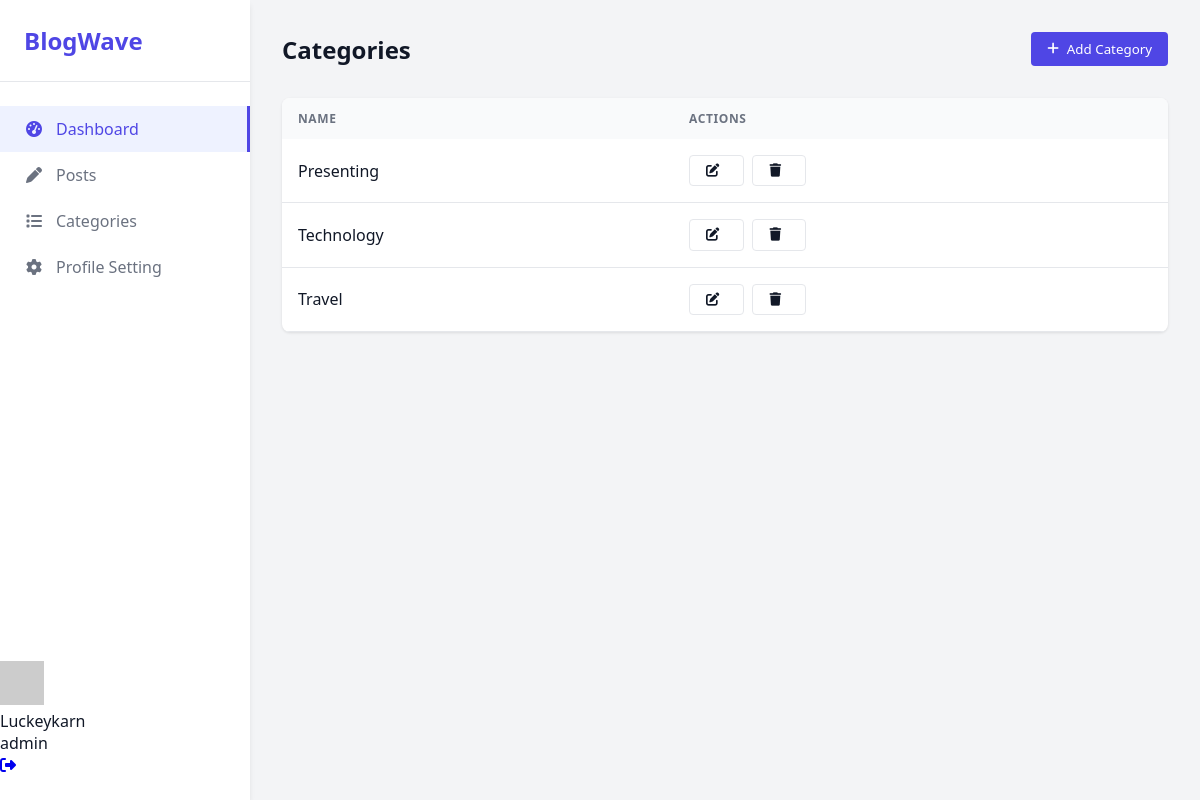
The page /adminpanel/categories/ (signed in) on the database as committed earlier.
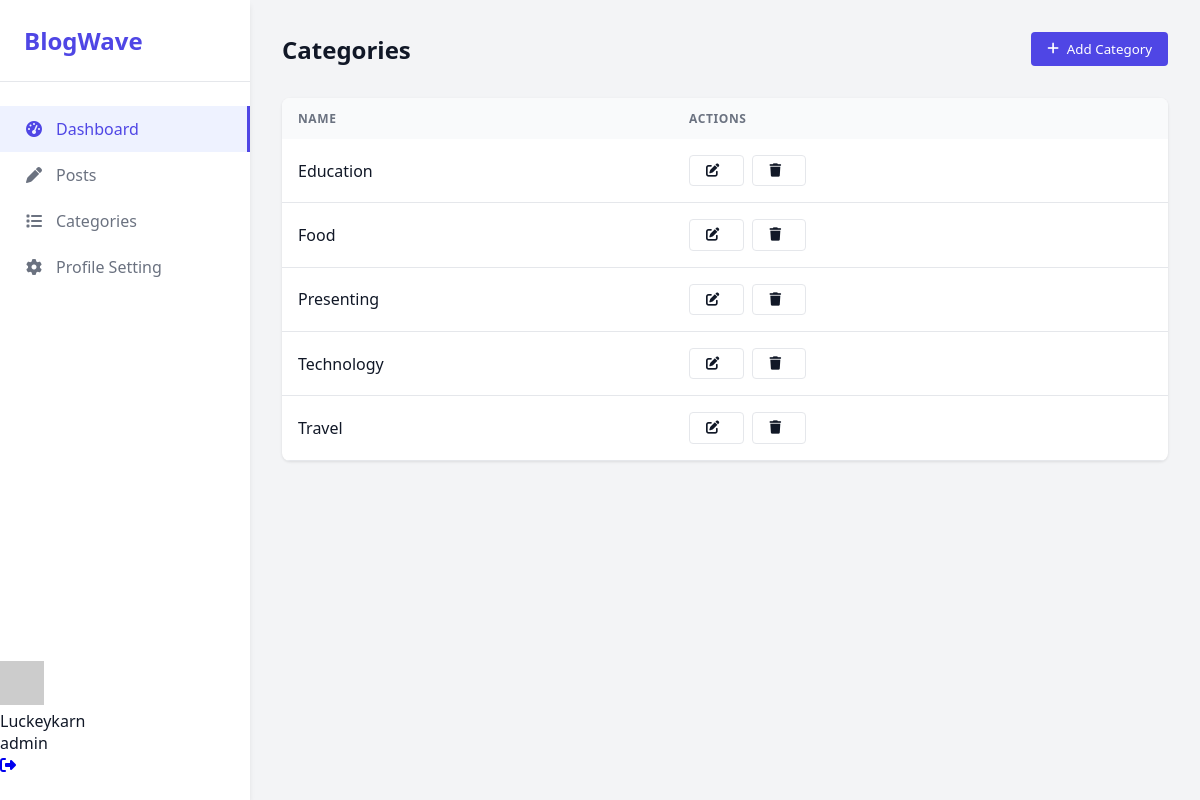
The same page on the database as committed later.
### adminpanel/models.py (models this page shows, shortened)
class Category(models.Model):
    name = models.CharField(max_length=100, unique=True)
    class Meta:
        verbose_name_plural = "Categories"
        ordering = ['name']

### adminpanel/views.py (the view, shortened to what this page needs)
# urls.py: path('categories/', views.categories, name='categories'),
@login_required
def categories(request):
    categories = Category.objects.all()
    return render(request, 'categories.html', {'categories': categories})

### adminpanel/templates/categories.html (shortened to what this page needs)
{% extends "master.html" %}
{% block  style %}
    <link rel="stylesheet" href="https://cdnjs.cloudflare.com/ajax/libs/font-awesome/6.4.0/css/all.min.css">
{% endblock %}
{% block body %}
    <main class="main-content">
        <header class="header">
            <h1 class="page-title">Categories</h1>
            <button class="btn btn-primary" id="addCategoryBtn">
                <i class="fas fa-plus"></i> Add Category
            </button>
        </header>
        <div class="categories-list">
            <table class="categories-table">
                <thead>
                    <tr>
                        <th>Name</th>
                        <th>Actions</th>
                    </tr>
                </thead>
                <tbody>
                    {% for category in categories %}
                    <tr class="{% if category.editing %}editing{% endif %}" data-id="{{ category.id }}">
                        <td class="view-mode">
                            {{ category.name }}
                        </td>
                        <td class="view-mode">
                            <div class="category-actions">
                                <button class="btn btn-outline btn-sm edit-category" title="Edit">
                                    <i class="fas fa-edit"></i>
                                </button>
                                <button class="btn btn-outline btn-sm delete-category" title="Delete">
                                    <i class="fas fa-trash"></i>
                                </button>
                            </div>
                        </td>
                    </tr>
                    {% empty %}
                    <tr>
                        <td colspan="3" style="text-align: center;">No categories found</td>
                    </tr>
                    {% endfor %}
                </tbody>
            </table>
        </div>
    </main>
{% endblock %}

Rows that differ between the two databases and show on the page:
added Category: name "Education"
added Category: name "Food"
